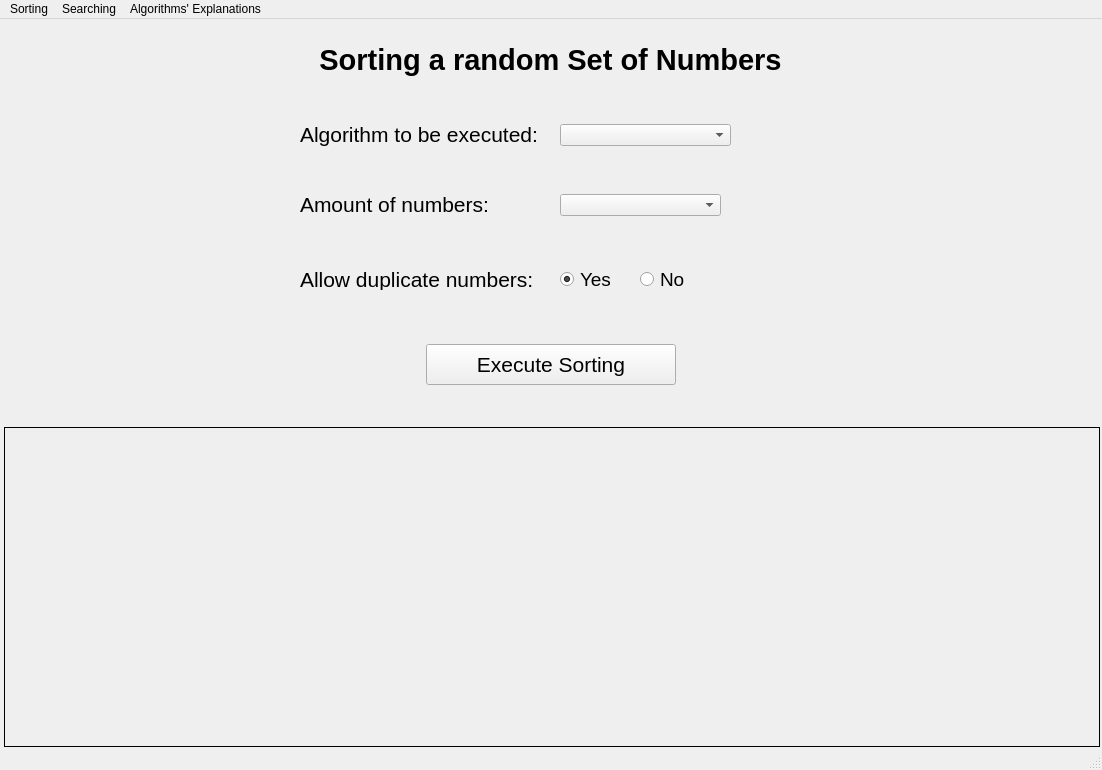
<?xml version="1.0" encoding="UTF-8"?>
<ui version="4.0">
 <class>Sorting_Set_Numbers</class>
 <widget class="QMainWindow" name="Sorting_Set_Numbers">
  <property name="geometry">
   <rect>
    <x>0</x>
    <y>0</y>
    <width>1102</width>
    <height>770</height>
   </rect>
  </property>
  <property name="windowTitle">
   <string>Sorting/Searching Algorithms</string>
  </property>
  <widget class="QWidget" name="SortingNumbersWindow">
   <widget class="QLabel" name="GraphSpace">
    <property name="geometry">
     <rect>
      <x>4</x>
      <y>408</y>
      <width>1096</width>
      <height>320</height>
     </rect>
    </property>
    <property name="frameShape">
     <enum>QFrame::Panel</enum>
    </property>
    <property name="text">
     <string/>
    </property>
   </widget>
   <widget class="QLabel" name="SortingWindowTitle">
    <property name="geometry">
     <rect>
      <x>300</x>
      <y>20</y>
      <width>501</width>
      <height>41</height>
     </rect>
    </property>
    <property name="font">
     <font>
      <pointsize>22</pointsize>
      <weight>75</weight>
      <bold>true</bold>
     </font>
    </property>
    <property name="text">
     <string>Sorting a random Set of Numbers</string>
    </property>
    <property name="alignment">
     <set>Qt::AlignCenter</set>
    </property>
   </widget>
   <widget class="QLabel" name="AlgorithmSelectionText">
    <property name="geometry">
     <rect>
      <x>300</x>
      <y>100</y>
      <width>261</width>
      <height>31</height>
     </rect>
    </property>
    <property name="font">
     <font>
      <pointsize>16</pointsize>
     </font>
    </property>
    <property name="text">
     <string>Algorithm to be executed:</string>
    </property>
   </widget>
   <widget class="QLabel" name="NumberSelectionText">
    <property name="geometry">
     <rect>
      <x>300</x>
      <y>175</y>
      <width>211</width>
      <height>21</height>
     </rect>
    </property>
    <property name="font">
     <font>
      <pointsize>16</pointsize>
     </font>
    </property>
    <property name="text">
     <string>Amount of numbers:</string>
    </property>
   </widget>
   <widget class="QLabel" name="DuplicateAllowanceText">
    <property name="geometry">
     <rect>
      <x>300</x>
      <y>250</y>
      <width>251</width>
      <height>21</height>
     </rect>
    </property>
    <property name="font">
     <font>
      <pointsize>16</pointsize>
     </font>
    </property>
    <property name="text">
     <string>Allow duplicate numbers: </string>
    </property>
   </widget>
   <widget class="QPushButton" name="ExecuteButton">
    <property name="geometry">
     <rect>
      <x>426</x>
      <y>325</y>
      <width>250</width>
      <height>41</height>
     </rect>
    </property>
    <property name="font">
     <font>
      <pointsize>16</pointsize>
     </font>
    </property>
    <property name="text">
     <string>Execute Sorting</string>
    </property>
   </widget>
   <widget class="QComboBox" name="AlgorithmSelection">
    <property name="geometry">
     <rect>
      <x>560</x>
      <y>105</y>
      <width>171</width>
      <height>22</height>
     </rect>
    </property>
   </widget>
   <widget class="QComboBox" name="NumberSelection">
    <property name="geometry">
     <rect>
      <x>560</x>
      <y>175</y>
      <width>161</width>
      <height>22</height>
     </rect>
    </property>
   </widget>
   <widget class="QRadioButton" name="YesSelectionDuplicates">
    <property name="geometry">
     <rect>
      <x>560</x>
      <y>250</y>
      <width>91</width>
      <height>20</height>
     </rect>
    </property>
    <property name="font">
     <font>
      <pointsize>14</pointsize>
     </font>
    </property>
    <property name="text">
     <string>Yes</string>
    </property>
    <property name="checked">
     <bool>true</bool>
    </property>
   </widget>
   <widget class="QRadioButton" name="NoSelectionDuplicates">
    <property name="geometry">
     <rect>
      <x>640</x>
      <y>250</y>
      <width>91</width>
      <height>20</height>
     </rect>
    </property>
    <property name="font">
     <font>
      <pointsize>14</pointsize>
     </font>
    </property>
    <property name="text">
     <string>No</string>
    </property>
   </widget>
  </widget>
  <widget class="QMenuBar" name="menubar">
   <property name="geometry">
    <rect>
     <x>0</x>
     <y>0</y>
     <width>1102</width>
     <height>21</height>
    </rect>
   </property>
   <widget class="QMenu" name="menuSorting">
    <property name="title">
     <string>Sorting</string>
    </property>
    <addaction name="actionSet_of_Numbers"/>
    <addaction name="actionImages"/>
   </widget>
   <widget class="QMenu" name="menuSearching">
    <property name="title">
     <string>Searching</string>
    </property>
   </widget>
   <widget class="QMenu" name="menuAlgorithms_Explanations">
    <property name="title">
     <string>Algorithms' Explanations</string>
    </property>
    <addaction name="actionSorting"/>
    <addaction name="actionSearching"/>
   </widget>
   <addaction name="menuSorting"/>
   <addaction name="menuSearching"/>
   <addaction name="menuAlgorithms_Explanations"/>
  </widget>
  <widget class="QStatusBar" name="statusbar"/>
  <action name="actionSorting">
   <property name="text">
    <string>Sorting</string>
   </property>
  </action>
  <action name="actionSearching">
   <property name="text">
    <string>Searching</string>
   </property>
  </action>
  <action name="actionSet_of_Numbers">
   <property name="text">
    <string>Set of Numbers</string>
   </property>
  </action>
  <action name="actionImages">
   <property name="text">
    <string>Images</string>
   </property>
  </action>
 </widget>
 <resources/>
 <connections/>
</ui>
